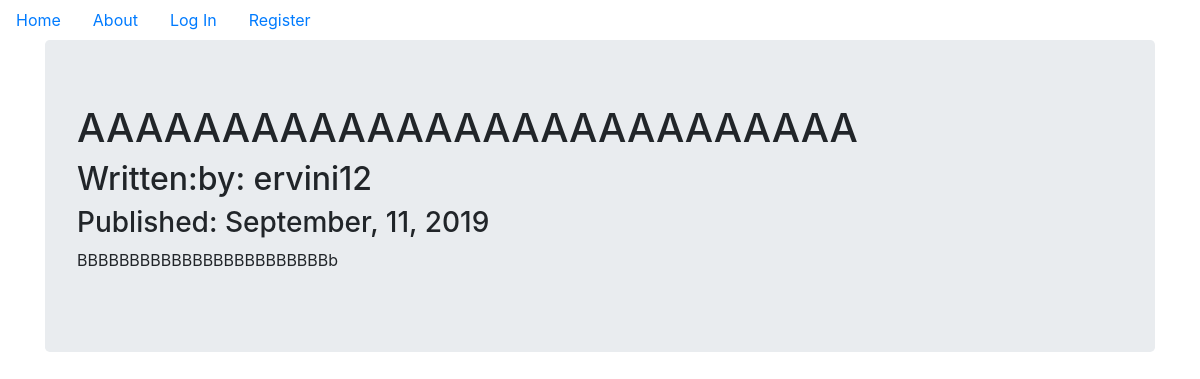
/2, run on the app's committed database.
### puppycompanyblog/models.py (models this page shows, shortened)
class BlogPost(db.Model):
    users = db.relationship(User)
    id = db.Column(db.Integer, primary_key=True)
    user_id = db.Column(db.Integer, db.ForeignKey('users.id'), nullable=False)   ### db.ForeignKey('users.id') in this *users* is the table name above and the id is the attribute of the users table which is getting to create the relationship
    date = db.Column(db.DateTime,nullable=False, default=datetime.utcnow)
    title = db.Column(db.String(64), nullable=False)
    text = db.Column(db.Text, nullable=False)

class User(db.Model, UserMixin):
    __tablename__ = 'users'
    id = db.Column(db.Integer, primary_key=True)
    profile_image = db.Column(db.String(64), nullable=False, default='default_profile.png')
    email = db.Column(db.String(64), unique=True, index=True)
    username = db.Column(db.String(64), unique=True, index=True)
    password_hash = db.Column(db.String(128))
    posts = db.relationship('BlogPost', backref='author',lazy=True)

### puppycompanyblog/users/views.py (the view)
@users.route("/<username>")
def user_posts(username):
    page = request.args.get('page',1,type=int)
    user = User.query.filter_by(username=username).first_or_404()
    blog_posts = BlogPost.query.filter_by(author=user).order_by(BlogPost.date.desc()).paginate(page=page,per_page=5)
    return render_template('user_blog_posts.html', blog_posts=blog_posts,user=user)

### puppycompanyblog/blog_posts/views.py (called while the page is built)
@blog_posts.route('/<int:blog_post_id>')
def blog_post(blog_post_id):
    blog_post = BlogPost.query.get_or_404(blog_post_id)
    return render_template('blog_post.html',titile=blog_post.title,
                            date=blog_post.date, post=blog_post
    )

### puppycompanyblog/templates/blog_post.html (shortened to what this page needs)
{% extends "base.html" %}
{% block content %}
<div class="jumbotron">
  <h1>{{post.title}}</h1>
  <h2>Written:by: {{post.author.username}}</h2>
  <h3>Published: {{post.date.strftime('%B, %d, %Y')}}</h3>
  <p>{{post.text}}</p>
</div>
{% endblock %}

### data on the page
BlogPost: title "AAAAAAAAAAAAAAAAAAAAAAAAAAA", date "September, 11, 2019", text "BBBBBBBBBBBBBBBBBBBBBBBBb"
User: author.username "ervini12"
